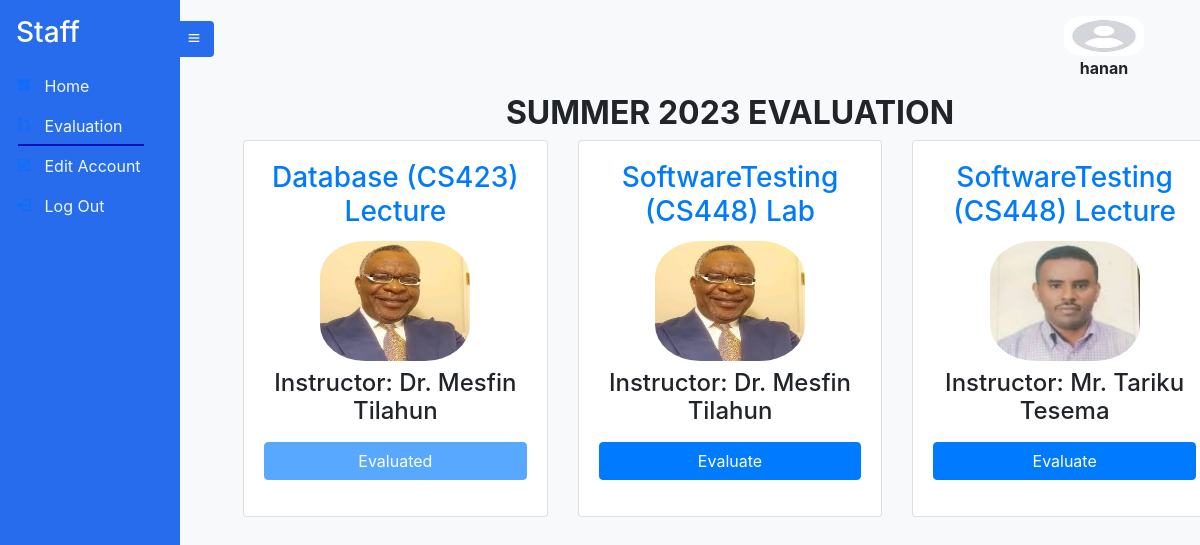
Screenshot of /evaluatepage (signed in) with the database file from the repository.
### Account/models.py (models this page shows)
class Account(AbstractUser):
    Role = models.CharField(max_length=25, null=True , choices=rolechoice ,  blank=True)
    email = models.EmailField(
        verbose_name='email address',
        max_length=255,
        unique=True,
    )

### Course/models.py (models this page shows, shortened)
class Term(models.Model):
    Term_id = models.UUIDField(default=uuid.uuid4, unique=True,
                          primary_key=True, editable=False)
    Season = models.CharField(max_length=10 , null=True ,  choices=seasonchoice , blank=True)
    current_year = datetime.now().year
    Year = models.IntegerField(
        default=current_year,
        validators=[
            MinValueValidator(current_year),
            MaxValueValidator(current_year + 1)
        ],
    )
    Courses_Given = models.ManyToManyField(Course)
    EvaluationDone = models.BooleanField(null=True , blank=True)

class CourseInstructor(models.Model):
    Instructors = models.ForeignKey(Instructor , on_delete=models.CASCADE)
    Course = models.ForeignKey(Course, on_delete=models.CASCADE)
    CourseType = models.CharField(max_length=10 , null=True ,  choices=coursetype , blank=True)
    Batch = models.ForeignKey(Batch , on_delete=models.CASCADE ,null=True , blank=True)
    Department = models.CharField(max_length=10 , null=True ,  choices=departmentchoice , blank=True)

class Course(models.Model):
    Course_id =  models.CharField(max_length=20 , unique=True,primary_key=True)
    CourseName = models.CharField(max_length=20 , null=True , blank=True)
    CreditHour = models.IntegerField(null=True , blank=True)

### Instructor/models.py (models this page shows, shortened)
class Instructor(models.Model):
    Instructor_id =  models.CharField(max_length=20 , unique=True,primary_key=True)
    Account_id = models.OneToOneField(Account, on_delete=models.CASCADE, related_name='instructor')
    Title = models.CharField(max_length=10 , null=True ,  choices=titlechoice , blank=True)
    FirstName = models.CharField(max_length=20 , null=True , blank=True)
    LastName =  models.CharField(max_length=20 , null=True , blank=True)
    Sex = models.CharField(max_length=25, null=True , choices=genderchoice ,  blank=True)
    ProfilePic= models.FileField(null=True, blank=True, upload_to='profilepic/', default="profilepic/defaultprofile.jpeg")

### Staff/views.py (the view)
# urls.py: path('evaluatepage' , staff_evaluate_page , name='evaluate_staff'),
def staff_evaluate_page(request):
    term = Term.objects.last()
    staff = Staff.objects.get(Account_id=request.user)
    student_enrollments = StudentCourseEnrollment.objects.filter(term=term)
    staff_evaluation_result = StaffEvaluationResult.objects.filter(Staff_id = staff)
    evaluated_courses_types = []
    evaluated_instructors = []
    course_instructors = []
    if staff_evaluation_result:
        for staff_evaluation in staff_evaluation_result:
            evaluated_instructors.append(staff_evaluation.Instructor_id.Instructor_id)
            evaluated_courses_types.append(staff_evaluation.CourseType)
    courses_data = []
    for enrollment in student_enrollments:
        instructors_data = []
        for courseinstructors in CourseInstructor.objects.filter(Course = enrollment.course ):
            course_instructors.append(courseinstructors)
            instructor_info = {
                'name': f'{courseinstructors.Instructors.FirstName} {courseinstructors.Instructors.LastName}',
                'title': courseinstructors.Instructors.Title,
                'instructor_id':courseinstructors.Instructors.Instructor_id ,
                'profile_pic': courseinstructors.Instructors.ProfilePic.url if courseinstructors.Instructors.ProfilePic else None,
            }
            instructors_data.append(instructor_info)
        course_data = {
            'course_name': enrollment.course.CourseName,
            'course_id':enrollment.course.Course_id,
            'instructors': instructors_data,
            'evaluate_url': f'/evaluate/{enrollment.id}/',  # Replace with the actual URL for evaluation
        }
        courses_data.append(course_data)
    context = {
        'courses_data': courses_data,
        'term': term,
        'active_page':'evaluation',
        'staff':staff,
        'evaluated_courses_types':evaluated_courses_types,
        'course_instructors':course_instructors,
        'evaluated_instructors':evaluated_instructors,
    }
    return render(request, 'staff/evaluate.html', context)

### templates/staff/evaluate.html (shortened to what this page needs)
{% extends 'staff/staff.html' %}
{% block content %}
  <div class="container mt-4">
    <h2 class="text-center text-uppercase font-weight-bold">{{ term.Season }} {{ term.Year }} Evaluation</h2>
    {% if course_instructors %}
      <div class="row">
        {% for course in course_instructors %}
          <div class="col-md-4 mb-4">
            <div class="card">
              <div class="card-body">
                <div class="text-center">
                <h3 class="card-title text-primary">{{ course.Course.CourseName }} ({{ course.Course.Course_id }}) {{course.CourseType}}</h3>
                  {% if course.Instructors.ProfilePic %}
                  <img src="{{ course.Instructors.ProfilePic.url }}" alt="{{ instructor.FirstName }} Profile Pic" class="img-fluid mb-2" style="height: 120px; width: 150px; border-radius: 30%;">
                  {% endif %}
                  <h4 class="mb-3">Instructor: {{ course.Instructors.Title }} {{ course.Instructors.FirstName }} {{ course.Instructors.LastName }} </h4>
                  <div class="mb-3 d-md-flex">
                    {% if course.Instructors.Instructor_id in evaluated_instructors and course.CourseType in evaluated_courses_types %}
                    <a href="#" class="btn btn-primary w-100 max-width-300 disabled">Evaluated</a>
                    {% else %}
                    <a href="{% url 'staff_evaluate_course' staff.Staff_id course.Course.Course_id course.Instructors.Instructor_id course.CourseType %}" class="btn btn-primary w-100 max-width-300">Evaluate</a>
                    {% endif %}
                   </div>
                </div>
              </div>
            </div>
          </div>
        {% endfor %}
      </div>
    {% else %}
      <p class="text-muted text-center">No enrolled courses for the selected term.</p>
    {% endif %}
  </div>
{% endblock %}

### templates/staff/staff.html
{% extends 'sidebarbase.html' %}
{% block content1 %}
  <div class="side-navbar active-nav d-flex justify-content-between flex-wrap flex-column" id="sidebar">
    <ul class="nav flex-column text-white w-100">
      <a href="#" class="nav-link h3 text-white my-2">
        Staff
      </a>
      <li class="nav-link {% if active_page == 'home' %}active{% endif %}">
        <i class="bx bxs-dashboard"></i>
        <span class="mx-2"><a class="inner-anchor" href="{% url 'staffhomepage' %}"> Home</a></span>
      </li>
      <li class="nav-link {% if active_page == 'evaluation' %}active{% endif %}">
        <i class="bx bx-git-pull-request"></i>
        <span class="mx-2"><a class="inner-anchor" href="{% url 'evaluate_staff' %}">Evaluation</a></span>
      </li>
      <li class="nav-link {% if active_page == 'editaccount' %}active{% endif %}">
        <i class="bx bx-edit"></i>
        <span class="mx-2"><a class="inner-anchor" href="{% url 'editpassword' %}"> Edit Account</a></span>
      </li>
      <li class="nav-link {% if active_page == 'logout' %}active{% endif %}">
        <i class="bx bx-log-out"></i>
        <span class="mx-2"><a class="inner-anchor" href="{% url 'logout' %}" > Log Out </a></span>
      </li>
    </ul>
  </div>
  <div class="p-2 active-cont my-container overflow-hidden">
    <nav class="navbar top-navbar navbar-light bg-light px-5">
      <a class="btn border-0" id="menu-btn"><i class="bx bx-menu"></i></a>
      <figure id="image" style="height: 30px; background-color: white">
        <img src="/static/images/profilePic/defaultprofile.jpeg" style="height: 40px; width: 80px; border-radius: 30%;">
        <figcaption style="text-align: center;"><b>{{user.username}}</b></figcaption>
      </figure>
    </nav>
    {% block content %}
    {% endblock %}
{% endblock %}

### templates/sidebarbase.html (shortened to what this page needs)
<!DOCTYPE html>
{% load static %}
<html lang="en">
<head>
  <link href="https://cdn.jsdelivr.net/npm/bootstrap@5.0.0-beta2/dist/css/bootstrap.min.css" rel="stylesheet" />
  <link href="https://cdn.jsdelivr.net/npm/boxicons@2.0.5/css/boxicons.min.css" rel="stylesheet" />
  <link rel="stylesheet" href="https://stackpath.bootstrapcdn.com/bootstrap/4.5.0/css/bootstrap.min.css">
  <link href="{% static 'styles/sidebar.css' %}" rel="stylesheet">
</head>
<body>
  {% block content1 %}
  {% endblock content1 %}
</body>
</html>

### static/styles/sidebar.css (style rules this page uses)
* { margin: 0; padding: 0; box-sizing: border-box; }
body { min-height: 100vh; background-color:#f8f9fa; }
.side-navbar { width: 180px; height: 100%; position: fixed; margin-left: -300px; background-color:rgb(38, 108, 236); transition: 0.5s; }
.active-nav { margin-left: 0; }
.active-cont { margin-left: 180px; }
#menu-btn { background-color:rgb(38, 108, 236); color: #fff; margin-left: -62px; }
#image { max-width: 300px; height: 80px; border-radius: 50%; top: 10px; right: 0px; }
.inner-anchor { color: aliceblue; text-decoration: black; }
.container { margin-left: 40px; }
.bg-light { background-color: rgb(38, 108, 236);; }
.nav-link.active { position: relative; }
.nav-link.active:after { content: ''; position: absolute; bottom: 0; left: 10%; width: 70%; height: 2px; background-color: rgb(16, 16, 185); }

### rows the page displays
Account: username "hanan"
Term: Season "SUMMER", Year "2023"
CourseInstructor: Course.CourseName "Database", Course.Course_id "CS423", CourseType "Lecture", Instructors.ProfilePic (picture), Instructors.Title "Dr.", Instructors.FirstName "Mesfin", Instructors.LastName "Tilahun", shows "Evaluated"
CourseInstructor: Course.CourseName "SoftwareTesting", Course.Course_id "CS448", CourseType "Lab", Instructors.ProfilePic (picture), Instructors.Title "Dr.", Instructors.FirstName "Mesfin", Instructors.LastName "Tilahun", shows "Evaluate"
CourseInstructor: Course.CourseName "SoftwareTesting", Course.Course_id "CS448", CourseType "Lecture", Instructors.ProfilePic (picture), Instructors.Title "Mr.", Instructors.FirstName "Tariku", Instructors.LastName "Tesema", shows "Evaluate"
